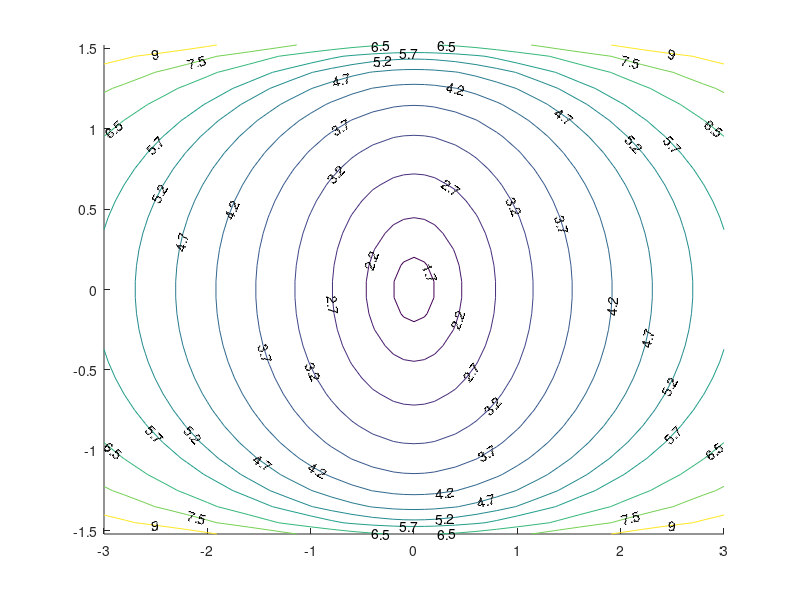

Reproduce this figure in MATLAB. (Note: this script raises an error after producing the figure.)
% example_strip_slit_plot_contores_1.m
% Nasser, June 16, 2019
clc;clear; 
% To plot Figure 29 in Section 9 of the paper:
% COMPUTATION OF CONFORMAL INVARIANTS 
%
% The data files 
% x1_pt.mat, y1_pt.mat, u1_pt.mat
% were generated by the file
% example_strip_slit_save_contores_1.m
%
%
%
z1    =  0;
x=load('x1_pt.mat','-ascii');
y=load('y1_pt.mat','-ascii');
u=load('u1_pt.mat','-ascii');
%
figure;
cntv  =  [1.7:0.5:6,6.5,7.5,9];
contour(x,y,u,cntv,'ShowText','on','Color','k')
hold on
plot(0,0,'or','MarkerFaceColor','r')
plot([-3 3],[-pi/2  -pi/2],'k','LineWidth',2)
plot([-3 3],[+pi/2  +pi/2],'k','LineWidth',2)

axis equal
axis([-3.0 3.0 -1.65 1.65])
axis off
set(gca,'LooseInset',get(gca,'TightInset'))
% print -depsc fig_strip_cont
% print -dpdf  fig_strip_cont
%